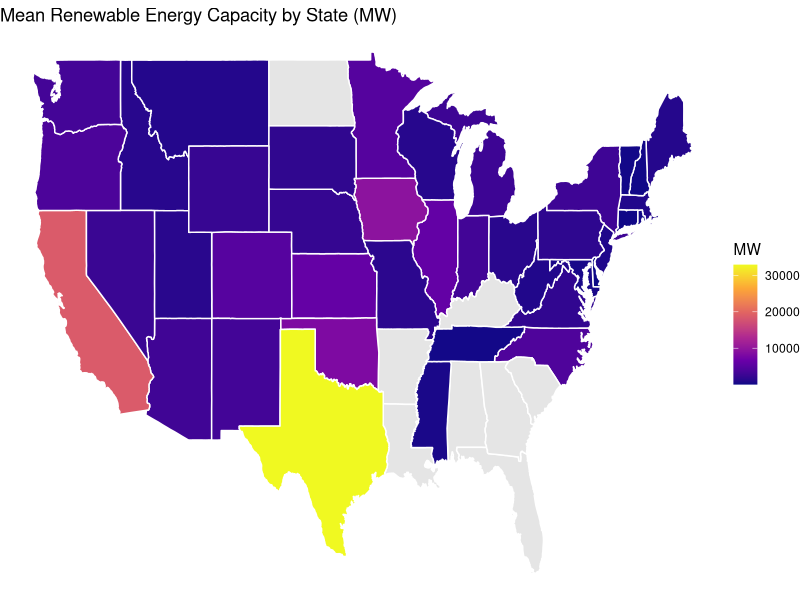
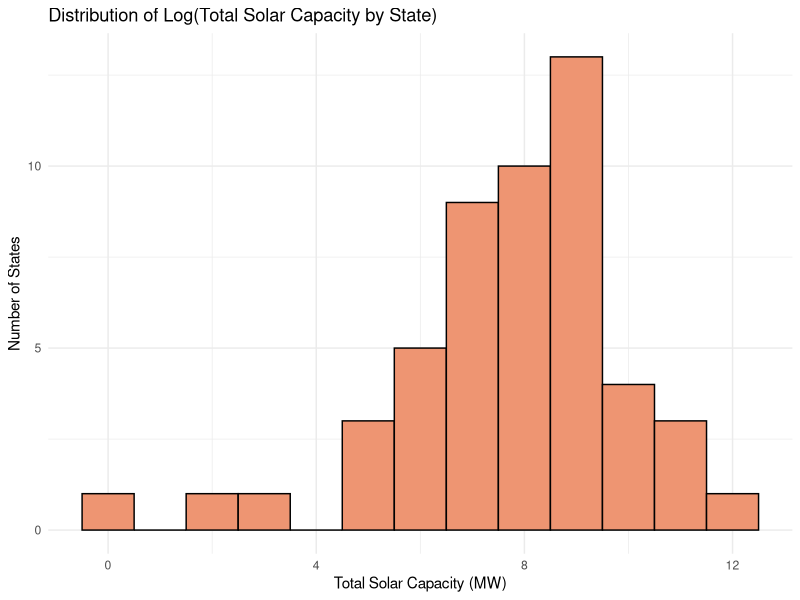
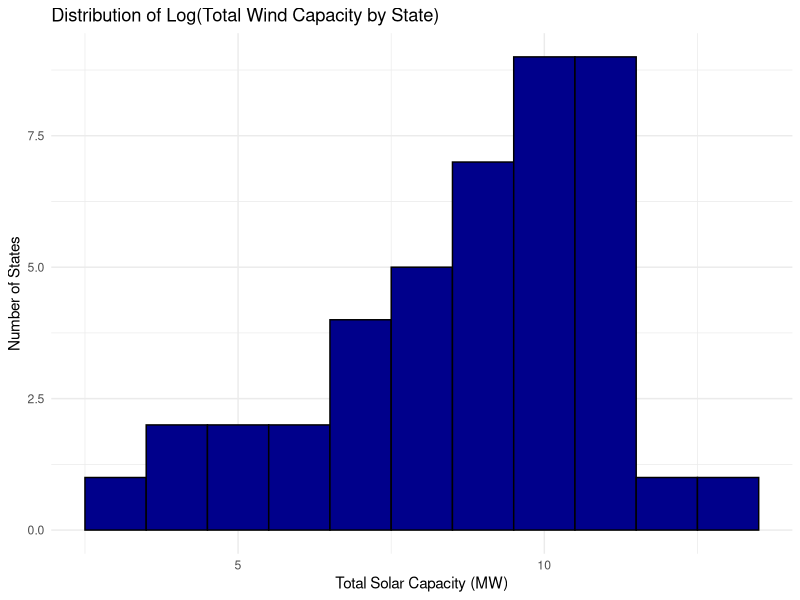
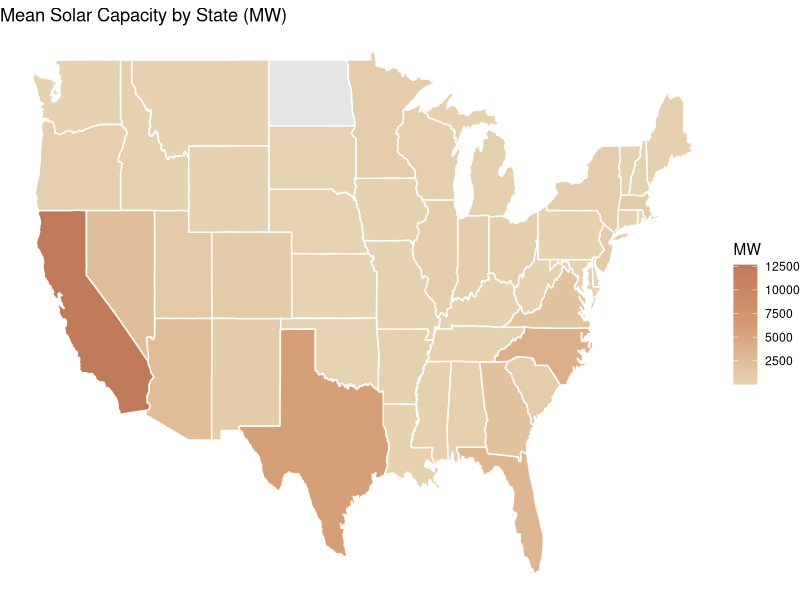
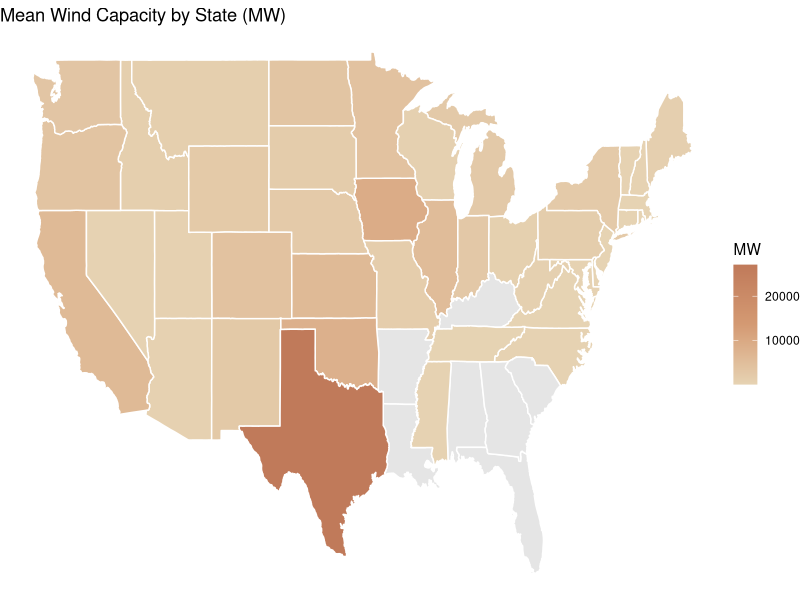

Recreate these plots in R, in order.
## ---- chunk 1
knitr::opts_chunk$set(echo = TRUE)
## ---- chunk 2

# Load in all libraries
library(dplyr)
library(tidyverse)
library(readxl)
library(ggplot2)
library(maps)
library(tidyr)

## ---- chunk 3

# Solar data sets
solar_2024 = read_excel("Solar.xlsx", sheet = "2024")
solar_2023 = read_excel("Solar.xlsx", sheet = "2023")
solar_2022 = read_excel("Solar.xlsx", sheet = "2022")
solar_2021 = read_excel("Solar.xlsx", sheet = "2021")
solar_2020 = read_excel("Solar.xlsx", sheet = "2020")
solar_2019 = read_excel("Solar.xlsx", sheet = "2019")
solar_2018 = read_excel("Solar.xlsx", sheet = "2018")
solar_2017 = read_excel("Solar.xlsx", sheet = "2017")
solar_2016 = read_excel("Solar.xlsx", sheet = "2016")
solar_2015 = read_excel("Solar.xlsx", sheet = "2015")
solar_2014 = read_excel("Solar.xlsx", sheet = "2014")
solar_2013 = read_excel("Solar.xlsx", sheet = "2013")

# Wind data sets
wind_2024 = read_excel("Wind.xlsx", sheet = "2024")
wind_2023 = read_excel("Wind.xlsx", sheet = "2023")
wind_2022 = read_excel("Wind.xlsx", sheet = "2022")
wind_2021 = read_excel("Wind.xlsx", sheet = "2021")
wind_2020 = read_excel("Wind.xlsx", sheet = "2020")
wind_2019 = read_excel("Wind.xlsx", sheet = "2019")
wind_2018 = read_excel("Wind.xlsx", sheet = "2018")
wind_2017 = read_excel("Wind.xlsx", sheet = "2017")
wind_2016 = read_excel("Wind.xlsx", sheet = "2016")
wind_2015 = read_excel("Wind.xlsx", sheet = "2015")
wind_2014 = read_excel("Wind.xlsx", sheet = "2014")
wind_2013 = read_excel("Wind.xlsx", sheet = "2013")

# Green Bond Issuance data set
GBI = read_excel("Green Bond Issuance.xlsx")


## ---- chunk 4

# Vector of years
years <- 2024:2013

# Initialize empty list to store per-year state totals
solar_totals <- list()

for (yr in years) {
  # Get the dataframe for that year using get()
  df <- get(paste0("solar_", yr))
  
  # Sum capacity per state
  solar_totals[[as.character(yr)]] <- df %>%
    group_by(State) %>%
    summarise(TotalCapacity = sum(`Nameplate Capacity (MW)`, na.rm = TRUE))
}

solar_all_years <- bind_rows(
  lapply(names(solar_totals), function(yr) {
    solar_totals[[yr]] %>% mutate(Year = as.numeric(yr))
  })
)

# Initialize empty list to store per-year state totals for wind
wind_totals <- list()

for (yr in years) {
  # Get the dataframe for that year dynamically
  df <- get(paste0("wind_", yr))
  
  # Sum capacity per state
  wind_totals[[as.character(yr)]] <- df %>%
    group_by(State) %>%
    summarise(TotalCapacity = sum(`Nameplate Capacity (MW)`, na.rm = TRUE))
}

wind_all_years <- bind_rows(
  lapply(names(wind_totals), function(yr) {
    wind_totals[[yr]] %>% mutate(Year = as.numeric(yr))
  })
)

## ---- chunk 5

solar_mean <- bind_rows(
  lapply(names(solar_totals), function(yr) {
    solar_totals[[yr]] %>% mutate(Year = as.numeric(yr))
  })
) %>%
  group_by(State) %>%
  summarise(MeanSolar = mean(TotalCapacity, na.rm = TRUE))

wind_mean <- bind_rows(
  lapply(names(wind_totals), function(yr) {
    wind_totals[[yr]] %>% mutate(Year = as.numeric(yr))
  })
) %>%
  group_by(State) %>%
  summarise(MeanWind = mean(TotalCapacity, na.rm = TRUE))

# Merge solar and wind means
renewables_mean <- full_join(solar_mean, wind_mean, by = "State") %>%
  mutate(MeanRenewable = MeanSolar + MeanWind)

us_states <- map_data("state")

# Make sure state names match: lowercase
renewables_mean$region <- tolower(state.abb[match(renewables_mean$State, state.abb)])

# Convert state abbreviations to lowercase full names
renewables_mean$region <- tolower(state.name[match(renewables_mean$State, state.abb)])

us_map_data <- left_join(us_states, renewables_mean, by = "region")

ggplot(us_map_data, aes(x = long, y = lat, group = group, fill = MeanRenewable)) +
  geom_polygon(color = "white") +
  scale_fill_viridis_c(option = "C", na.value = "grey90") +
  labs(
    title = "Mean Renewable Energy Capacity by State (MW)",
    fill = "MW"
  ) +
  theme_void() +
  theme(legend.position = "right")

## ---- chunk 6

# Map data
us_states <- map_data("state")

# Merge map with solar and wind means separately
solar_map_data <- left_join(us_states, renewables_mean %>% select(region, MeanSolar), by = "region")
wind_map_data  <- left_join(us_states, renewables_mean %>% select(region, MeanWind), by = "region")

## ---- chunk 7

solar = ggplot(solar_map_data, aes(x = long, y = lat, group = group, fill = MeanSolar)) +
  geom_polygon(color = "white") +
  scale_fill_gradientn(
    colors = c(
      "#E6D3B3",
      "#D49A73",
      "#C07A5A"
    ),
    na.value = "grey90"
  ) +
  labs(
    title = "Mean Solar Capacity by State (MW)",
    fill = "MW"
  ) +
  theme_void() +
  theme(
    legend.position = "right",
    plot.background = element_rect(fill = "white", color = NA),
    panel.background = element_rect(fill = "white", color = NA)
  )

ggsave("solar.png", plot = solar, width = 6, height = 4, dpi = 300)

## ---- chunk 8

wind = ggplot(wind_map_data, aes(x = long, y = lat, group = group, fill = MeanWind)) +
  geom_polygon(color = "white") +
  scale_fill_gradientn(
    colors = c(
      "#E6D3B3",
      "#D49A73",
      "#C07A5A"
    ),
    na.value = "grey90"
  ) +
  labs(
    title = "Mean Wind Capacity by State (MW)",
    fill = "MW"
  ) +
  theme_void() +
  theme(
    legend.position = "right",
    plot.background = element_rect(fill = "white", color = NA),
    panel.background = element_rect(fill = "white", color = NA)
  )

ggsave("wind.png", plot = wind, width = 6, height = 4, dpi = 300)

## ---- chunk 9

# Sum total capacity per state across all years
solar_total_state <- solar_all_years %>%
  group_by(State) %>%
  summarise(TotalCapacity = sum(TotalCapacity, na.rm = TRUE))

wind_total_state <- wind_all_years %>%
  group_by(State) %>%
  summarise(TotalCapacity = sum(TotalCapacity, na.rm = TRUE))

## ---- chunk 10

ggplot(solar_total_state, aes(x = log(TotalCapacity))) +
  geom_histogram(binwidth = 1, fill = "lightsalmon2", color = "black") +
  labs(
    title = "Distribution of Log(Total Solar Capacity by State)",
    x = "Total Solar Capacity (MW)",
    y = "Number of States"
  ) +
  theme_minimal()

## ---- chunk 11

ggplot(wind_total_state, aes(x = log(TotalCapacity))) +
  geom_histogram(binwidth = 1, fill = "darkblue", color = "black") +
  labs(
    title = "Distribution of Log(Total Wind Capacity by State)",
    x = "Total Solar Capacity (MW)",
    y = "Number of States"
  ) +
  theme_minimal()

## ---- chunk 12
print("Hello World")
